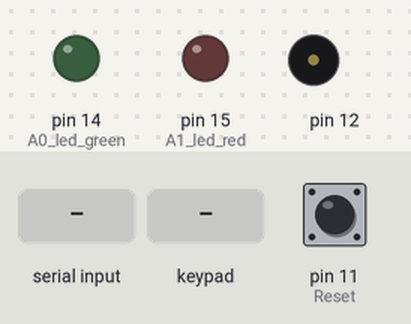
Recording of a program running on a simulated Arduino Nano, built with avr-gcc and run on an emulated ATmega328P. On the bench: output pins drawn as LEDs (lit = HIGH), buzzer (waves = sounding). The test bench sets the inputs (shaded band); at power-on: pin 11 (Reset) HIGH. What the program prints to the serial monitor is not drawn.

Above: at 0.1 s.
At 1.25 s:
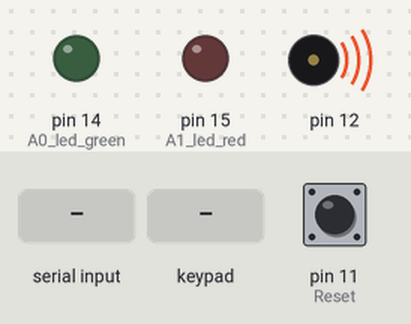
1.3 s: "l90\n" received over Serial
At 2.2 s:
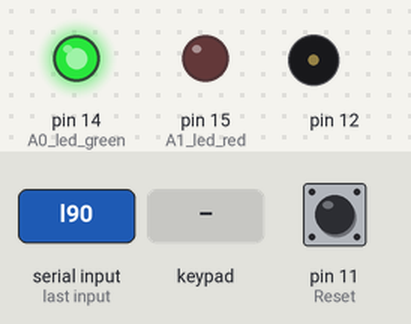
4.3 s: keypad keys 0 0 0 0 pressed 0.4 s apart
Timing chart, 0 to 13.4 s (numbered marks = the images above; inputs shaded):
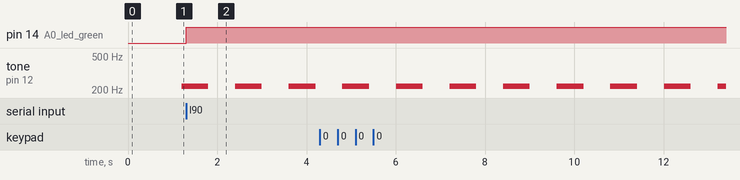

The program:

main.cpp
```cpp
#include <Arduino.h>
#include <Keypad.h>

const byte ROWS = 4; //four rows
const byte COLS = 4; //four columns
//define the cymbols on the buttons of the keypads
char hexaKeys[ROWS][COLS] = {
  {'1','2','3','A'},
  {'4','5','6','B'},
  {'7','8','9','C'},
  {'D','0','E','F'}
};
byte rowPins[ROWS] = {5, 4, 3, 2}; //connect to the row pinouts of the keypad
byte colPins[COLS] = {9, 8, 7, 6}; //connect to the column pinouts of the keypad
//initialize an instance of class NewKeypad
Keypad customKeypad = Keypad( makeKeymap(hexaKeys), rowPins, colPins, ROWS, COLS);

char nomer[] = "0000";
bool reset = 0;
uint8_t position = 0;
uint8_t led = 0;

void setup(){
  Serial.begin(115200);
  Serial.setTimeout(50);
  pinMode(11, INPUT); // Reset, 0 - трубка на телефоне
  pinMode(14, OUTPUT); // A0 led green
  pinMode(15, OUTPUT); // A1 led red
}

void loop(){
  char data;
  if(Serial.available() > 0){data = Serial.read();}
  if(data == 'l'){led = 1; data = '0';}
  if(data == 'r'){led = 0; data = '0';}

  static uint32_t tmr1 = 0;
  static uint32_t tmr2 = 0;
  if(led == 0){tmr1 = 0; tmr2 = 0; digitalWrite(14, 0); digitalWrite(15, 0);}
  if(led == 1){
    if(tmr1 == 0){tmr1 = millis() + 1800000; digitalWrite(14, 1);}   // на пол часа вкл
    if(millis() >= tmr1){led = 0;}}
  if(led == 2){
    if(tmr2 == 0){tmr2 = millis() + 300000; digitalWrite(14, 0); digitalWrite(15, 1);}   // на 10 мин вкл
    if(millis() >= tmr2){led = 0;}}

  // Reset nomer
  reset = digitalRead(11);
  if(position > 3){
    position = 0; reset = 0;
    uint16_t nomerInt = atoi(nomer);
    if(nomerInt == 2549){led = 2;}
    Serial.println(nomer);}
  if(reset == 0){position = 0; for(uint8_t i=0; i<4; i++){nomer[i] = '0';}}

  // get nomer
  char key = customKeypad.getKey();
  if(key){nomer[position] = key; position++;}

  // Гудок
  static uint32_t timeGudok = 0;
  if(digitalRead(11) == 1){
  if(millis() - timeGudok > 1200){
    timeGudok = millis();
    tone(12, 220, 600);
  }}
}


// final
```

Measured:
- after the input at 1.3 s, pin 14 (A0_led_green): LOW → HIGH at once
- by itself, tone on pin 12: alternates 220 Hz for 0.60 s and silent for 0.60 s
